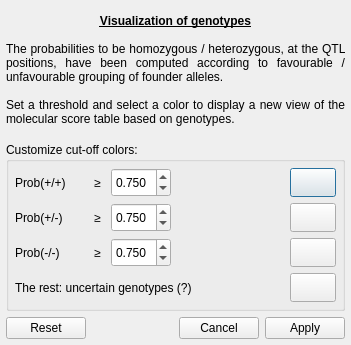
<?xml version="1.0" encoding="UTF-8"?>
<ui version="4.0">
 <class>VisualizationWindow</class>
 <widget class="QDialog" name="VisualizationWindow">
  <property name="geometry">
   <rect>
    <x>0</x>
    <y>0</y>
    <width>351</width>
    <height>345</height>
   </rect>
  </property>
  <property name="windowTitle">
   <string>Visualization of genotypes</string>
  </property>
  <layout class="QVBoxLayout" name="visualizationVLayout">
   <property name="margin">
    <number>6</number>
   </property>
   <item>
    <widget class="QLabel" name="label">
     <property name="text">
      <string>&lt;!DOCTYPE HTML PUBLIC &quot;-//W3C//DTD HTML 4.0//EN&quot; &quot;http://www.w3.org/TR/REC-html40/strict.dtd&quot;&gt;
&lt;html&gt;&lt;head&gt;&lt;meta name=&quot;qrichtext&quot; content=&quot;1&quot; /&gt;&lt;style type=&quot;text/css&quot;&gt;
p, li { white-space: pre-wrap; }
&lt;/style&gt;&lt;/head&gt;&lt;body style=&quot; font-family:'Sans Serif'; font-size:9pt; font-weight:400; font-style:normal;&quot;&gt;
&lt;p align=&quot;center&quot; style=&quot; margin-top:0px; margin-bottom:0px; margin-left:0px; margin-right:0px; -qt-block-indent:0; text-indent:0px;&quot;&gt;&lt;span style=&quot; font-weight:600; text-decoration: underline;&quot;&gt;Visualization of genotypes&lt;/span&gt;&lt;/p&gt;&lt;/body&gt;&lt;/html&gt;</string>
     </property>
    </widget>
   </item>
   <item>
    <widget class="QLabel" name="titleLabel">
     <property name="frameShape">
      <enum>QFrame::NoFrame</enum>
     </property>
     <property name="text">
      <string>&lt;!DOCTYPE HTML PUBLIC &quot;-//W3C//DTD HTML 4.0//EN&quot; &quot;http://www.w3.org/TR/REC-html40/strict.dtd&quot;&gt;
&lt;html&gt;&lt;head&gt;&lt;meta name=&quot;qrichtext&quot; content=&quot;1&quot; /&gt;&lt;style type=&quot;text/css&quot;&gt;
p, li { white-space: pre-wrap; }
&lt;/style&gt;&lt;/head&gt;&lt;body style=&quot; font-family:'Sans'; font-size:10pt; font-weight:400; font-style:normal;&quot;&gt;
&lt;p align=&quot;justify&quot; style=&quot; margin-top:0px; margin-bottom:0px; margin-left:0px; margin-right:0px; -qt-block-indent:0; text-indent:0px;&quot;&gt;&lt;span style=&quot; font-family:'Sans Serif'; font-size:9pt;&quot;&gt;The probabilities to be homozygous / heterozygous, at the QTL positions, have been computed according to favourable / unfavourable grouping of founder alleles.&lt;/span&gt;&lt;/p&gt;
&lt;p align=&quot;justify&quot; style=&quot;-qt-paragraph-type:empty; margin-top:0px; margin-bottom:0px; margin-left:0px; margin-right:0px; -qt-block-indent:0; text-indent:0px; font-family:'Sans Serif'; font-size:9pt;&quot;&gt;&lt;/p&gt;
&lt;p align=&quot;justify&quot; style=&quot; margin-top:0px; margin-bottom:0px; margin-left:0px; margin-right:0px; -qt-block-indent:0; text-indent:0px;&quot;&gt;&lt;a name=&quot;result_box&quot;&gt;&lt;/a&gt;&lt;span style=&quot; font-family:'Sans Serif'; font-size:9pt;&quot;&gt;S&lt;/span&gt;&lt;span style=&quot; font-family:'Sans Serif'; font-size:9pt;&quot;&gt;et a threshold and select a color to display a new view of the molecular score table based on genotypes.&lt;/span&gt;&lt;/p&gt;
&lt;p align=&quot;justify&quot; style=&quot; margin-top:0px; margin-bottom:0px; margin-left:0px; margin-right:0px; -qt-block-indent:0; text-indent:0px;&quot;&gt;&lt;span style=&quot; font-family:'Sans Serif'; font-size:6pt;&quot;&gt; &lt;/span&gt;&lt;/p&gt;&lt;/body&gt;&lt;/html&gt;</string>
     </property>
     <property name="scaledContents">
      <bool>false</bool>
     </property>
     <property name="alignment">
      <set>Qt::AlignLeading|Qt::AlignLeft|Qt::AlignTop</set>
     </property>
     <property name="wordWrap">
      <bool>true</bool>
     </property>
    </widget>
   </item>
   <item>
    <widget class="QGroupBox" name="groupBox">
     <property name="title">
      <string>Customize cut-off colors:</string>
     </property>
     <layout class="QVBoxLayout" name="groupBoxVLayout">
      <property name="margin">
       <number>6</number>
      </property>
      <item>
       <layout class="QHBoxLayout" name="homoFavHLayout">
        <item>
         <widget class="QLabel" name="homoFavLabel">
          <property name="minimumSize">
           <size>
            <width>70</width>
            <height>29</height>
           </size>
          </property>
          <property name="maximumSize">
           <size>
            <width>70</width>
            <height>29</height>
           </size>
          </property>
          <property name="toolTip">
           <string>Probability to be homozygous favorable at the QTL position</string>
          </property>
          <property name="text">
           <string>Prob(+/+)</string>
          </property>
         </widget>
        </item>
        <item>
         <widget class="QLabel" name="homoFavSupLabel">
          <property name="text">
           <string> ≥ </string>
          </property>
         </widget>
        </item>
        <item>
         <widget class="QDoubleSpinBox" name="homoFavDoubleSpinBox">
          <property name="minimumSize">
           <size>
            <width>60</width>
            <height>29</height>
           </size>
          </property>
          <property name="maximumSize">
           <size>
            <width>60</width>
            <height>29</height>
           </size>
          </property>
          <property name="decimals">
           <number>3</number>
          </property>
          <property name="minimum">
           <double>0.501000000000000</double>
          </property>
          <property name="maximum">
           <double>1.000000000000000</double>
          </property>
          <property name="singleStep">
           <double>0.010000000000000</double>
          </property>
          <property name="value">
           <double>0.750000000000000</double>
          </property>
         </widget>
        </item>
        <item>
         <spacer name="homoFavHSpacer">
          <property name="orientation">
           <enum>Qt::Horizontal</enum>
          </property>
          <property name="sizeHint" stdset="0">
           <size>
            <width>40</width>
            <height>20</height>
           </size>
          </property>
         </spacer>
        </item>
        <item>
         <widget class="QPushButton" name="homoFavButton">
          <property name="minimumSize">
           <size>
            <width>46</width>
            <height>29</height>
           </size>
          </property>
          <property name="maximumSize">
           <size>
            <width>46</width>
            <height>29</height>
           </size>
          </property>
          <property name="text">
           <string/>
          </property>
         </widget>
        </item>
       </layout>
      </item>
      <item>
       <layout class="QHBoxLayout" name="heteroHLayout">
        <item>
         <widget class="QLabel" name="heteroLabel">
          <property name="minimumSize">
           <size>
            <width>70</width>
            <height>29</height>
           </size>
          </property>
          <property name="maximumSize">
           <size>
            <width>70</width>
            <height>29</height>
           </size>
          </property>
          <property name="toolTip">
           <string>Probability to be heterozygous at the QTL position</string>
          </property>
          <property name="text">
           <string>Prob(+/-)</string>
          </property>
         </widget>
        </item>
        <item>
         <widget class="QLabel" name="heteroSupLabel">
          <property name="text">
           <string> ≥ </string>
          </property>
         </widget>
        </item>
        <item>
         <widget class="QDoubleSpinBox" name="heteroDoubleSpinBox">
          <property name="minimumSize">
           <size>
            <width>60</width>
            <height>29</height>
           </size>
          </property>
          <property name="maximumSize">
           <size>
            <width>60</width>
            <height>29</height>
           </size>
          </property>
          <property name="decimals">
           <number>3</number>
          </property>
          <property name="minimum">
           <double>0.501000000000000</double>
          </property>
          <property name="maximum">
           <double>1.000000000000000</double>
          </property>
          <property name="singleStep">
           <double>0.010000000000000</double>
          </property>
          <property name="value">
           <double>0.750000000000000</double>
          </property>
         </widget>
        </item>
        <item>
         <spacer name="heteroHSpacer">
          <property name="orientation">
           <enum>Qt::Horizontal</enum>
          </property>
          <property name="sizeHint" stdset="0">
           <size>
            <width>40</width>
            <height>20</height>
           </size>
          </property>
         </spacer>
        </item>
        <item>
         <widget class="QPushButton" name="heteroButton">
          <property name="minimumSize">
           <size>
            <width>46</width>
            <height>29</height>
           </size>
          </property>
          <property name="maximumSize">
           <size>
            <width>46</width>
            <height>29</height>
           </size>
          </property>
          <property name="text">
           <string/>
          </property>
         </widget>
        </item>
       </layout>
      </item>
      <item>
       <layout class="QHBoxLayout" name="homoUnfavHLayout">
        <item>
         <widget class="QLabel" name="homoUnfavLabel">
          <property name="minimumSize">
           <size>
            <width>70</width>
            <height>29</height>
           </size>
          </property>
          <property name="maximumSize">
           <size>
            <width>70</width>
            <height>29</height>
           </size>
          </property>
          <property name="toolTip">
           <string>Probability to be homozygous unfavorable at the QTL position</string>
          </property>
          <property name="text">
           <string>Prob(-/-)</string>
          </property>
         </widget>
        </item>
        <item>
         <widget class="QLabel" name="homoUnfavSupLabel">
          <property name="text">
           <string> ≥ </string>
          </property>
         </widget>
        </item>
        <item>
         <widget class="QDoubleSpinBox" name="homoUnfavDoubleSpinBox">
          <property name="minimumSize">
           <size>
            <width>60</width>
            <height>29</height>
           </size>
          </property>
          <property name="maximumSize">
           <size>
            <width>60</width>
            <height>29</height>
           </size>
          </property>
          <property name="decimals">
           <number>3</number>
          </property>
          <property name="minimum">
           <double>0.501000000000000</double>
          </property>
          <property name="maximum">
           <double>1.000000000000000</double>
          </property>
          <property name="singleStep">
           <double>0.010000000000000</double>
          </property>
          <property name="value">
           <double>0.750000000000000</double>
          </property>
         </widget>
        </item>
        <item>
         <spacer name="homoUnfavHSpacer">
          <property name="orientation">
           <enum>Qt::Horizontal</enum>
          </property>
          <property name="sizeHint" stdset="0">
           <size>
            <width>40</width>
            <height>20</height>
           </size>
          </property>
         </spacer>
        </item>
        <item>
         <widget class="QPushButton" name="homoUnfavButton">
          <property name="minimumSize">
           <size>
            <width>46</width>
            <height>29</height>
           </size>
          </property>
          <property name="maximumSize">
           <size>
            <width>46</width>
            <height>29</height>
           </size>
          </property>
          <property name="text">
           <string/>
          </property>
         </widget>
        </item>
       </layout>
      </item>
      <item>
       <layout class="QHBoxLayout" name="questionTagHLayout">
        <item>
         <widget class="QLabel" name="questionTagLabel">
          <property name="minimumSize">
           <size>
            <width>220</width>
            <height>29</height>
           </size>
          </property>
          <property name="maximumSize">
           <size>
            <width>220</width>
            <height>29</height>
           </size>
          </property>
          <property name="toolTip">
           <string>Uncertain genotype at the QTL position</string>
          </property>
          <property name="text">
           <string>The rest: uncertain genotypes (?)</string>
          </property>
         </widget>
        </item>
        <item>
         <spacer name="questionTagHSpacer">
          <property name="orientation">
           <enum>Qt::Horizontal</enum>
          </property>
          <property name="sizeHint" stdset="0">
           <size>
            <width>40</width>
            <height>20</height>
           </size>
          </property>
         </spacer>
        </item>
        <item>
         <widget class="QPushButton" name="questionTagButton">
          <property name="minimumSize">
           <size>
            <width>46</width>
            <height>29</height>
           </size>
          </property>
          <property name="maximumSize">
           <size>
            <width>46</width>
            <height>29</height>
           </size>
          </property>
          <property name="text">
           <string/>
          </property>
         </widget>
        </item>
       </layout>
      </item>
     </layout>
    </widget>
   </item>
   <item>
    <widget class="QDialogButtonBox" name="buttonBox">
     <property name="orientation">
      <enum>Qt::Horizontal</enum>
     </property>
     <property name="standardButtons">
      <set>QDialogButtonBox::Apply|QDialogButtonBox::Cancel|QDialogButtonBox::Reset</set>
     </property>
    </widget>
   </item>
  </layout>
 </widget>
 <resources/>
 <connections>
  <connection>
   <sender>buttonBox</sender>
   <signal>accepted()</signal>
   <receiver>VisualizationWindow</receiver>
   <slot>accept()</slot>
   <hints>
    <hint type="sourcelabel">
     <x>248</x>
     <y>254</y>
    </hint>
    <hint type="destinationlabel">
     <x>157</x>
     <y>274</y>
    </hint>
   </hints>
  </connection>
  <connection>
   <sender>buttonBox</sender>
   <signal>rejected()</signal>
   <receiver>VisualizationWindow</receiver>
   <slot>reject()</slot>
   <hints>
    <hint type="sourcelabel">
     <x>316</x>
     <y>260</y>
    </hint>
    <hint type="destinationlabel">
     <x>286</x>
     <y>274</y>
    </hint>
   </hints>
  </connection>
 </connections>
</ui>
